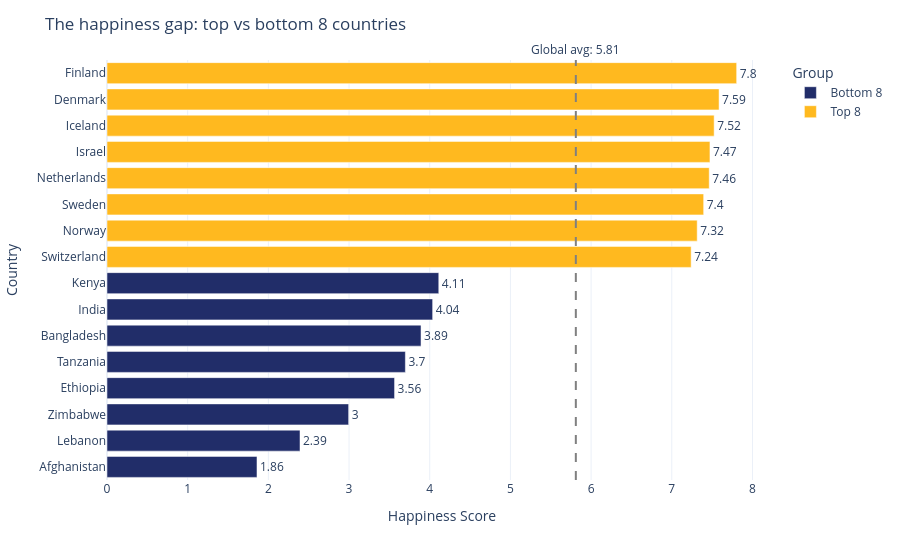

This figure's notebook cell:
### Code cell
import plotly.express as px
import pandas as pd

top8 = df.nlargest(8, 'Happiness_Score')[['Country', 'Happiness_Score']].copy()
top8['Group'] = 'Top 8'

bottom8 = df.nsmallest(8, 'Happiness_Score')[['Country', 'Happiness_Score']].copy()
bottom8['Group'] = 'Bottom 8'

combined = pd.concat([bottom8, top8])  # bottom first so top renders at top
global_avg = df['Happiness_Score'].mean()

fig = px.bar(
    combined,
    x='Happiness_Score',
    y='Country',
    orientation='h',
    color='Group',
    text=combined['Happiness_Score'].round(2),
    color_discrete_map={
        'Top 8': '#FFB91F',
        'Bottom 8': '#212D69'
    }
)

fig.add_vline(
    x=global_avg,
    line_dash="dash",
    line_color="gray",
    annotation_text=f"Global avg: {global_avg:.2f}",
    annotation_position="top"
)

fig.update_layout(
    title="The happiness gap: top vs bottom 8 countries",
    xaxis_title="Happiness Score",
    yaxis_title="Country",
    xaxis=dict(range=[0, combined['Happiness_Score'].max() + 0.5]),
    template="plotly_white"
)

fig.update_yaxes(categoryorder='total ascending')
fig.update_traces(textposition='outside', cliponaxis=False)

fig.show()

### Figure 1 — Plotly figure (JSON) as saved in the notebook; plotly's stock layout.template omitted (floating-point values rounded to 4 significant figures)
{"data": [{"cliponaxis": false, "hovertemplate": "Group=Bottom 8<br>Happiness_Score=%{x}<br>Country=%{y}<br>text=%{text}<extra></extra>", "legendgroup": "Bottom 8", "marker": {"color": "#212D69", "pattern": {"shape": ""}}, "name": "Bottom 8", "orientation": "h", "showlegend": true, "text": [1.86, 2.39, 3.0, 3.56, 3.7, 3.89, 4.04, 4.11], "textposition": "outside", "type": "bar", "x": [1.859, 2.392, 2.995, 3.564, 3.698, 3.892, 4.036, 4.112], "xaxis": "x", "y": ["Afghanistan", "Lebanon", "Zimbabwe", "Ethiopia", "Tanzania", "Bangladesh", "India", "Kenya"], "yaxis": "y"}, {"cliponaxis": false, "hovertemplate": "Group=Top 8<br>Happiness_Score=%{x}<br>Country=%{y}<br>text=%{text}<extra></extra>", "legendgroup": "Top 8", "marker": {"color": "#FFB91F", "pattern": {"shape": ""}}, "name": "Top 8", "orientation": "h", "showlegend": true, "text": [7.8, 7.59, 7.52, 7.47, 7.46, 7.4, 7.32, 7.24], "textposition": "outside", "type": "bar", "x": [7.804, 7.586, 7.525, 7.473, 7.464, 7.395, 7.315, 7.24], "xaxis": "x", "y": ["Finland", "Denmark", "Iceland", "Israel", "Netherlands", "Sweden", "Norway", "Switzerland"], "yaxis": "y"}], "layout": {"annotations": [{"showarrow": false, "text": "Global avg: 5.81", "x": 5.811, "xanchor": "center", "xref": "x", "y": 1, "yanchor": "bottom", "yref": "y domain"}], "barmode": "relative", "legend": {"title": {"text": "Group"}, "tracegroupgap": 0}, "margin": {"t": 60}, "shapes": [{"line": {"color": "gray", "dash": "dash"}, "type": "line", "x0": 5.811, "x1": 5.811, "xref": "x", "y0": 0, "y1": 1, "yref": "y domain"}], "title": {"text": "The happiness gap: top vs bottom 8 countries"}, "xaxis": {"anchor": "y", "domain": [0, 1], "range": [0, 8.304], "title": {"text": "Happiness Score"}}, "yaxis": {"anchor": "x", "categoryorder": "total ascending", "domain": [0, 1], "title": {"text": "Country"}}}}
